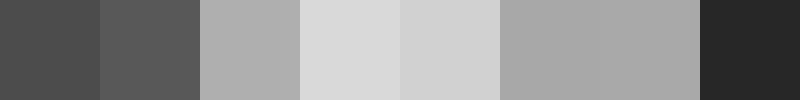
Frame 1 (no input)
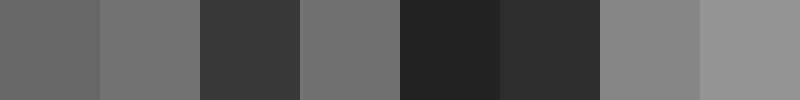
Frame 60 (the mouse pressed at the canvas centre just before this capture)
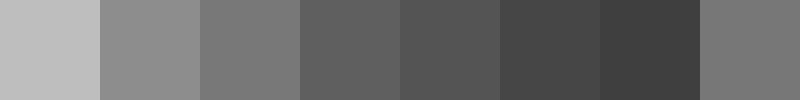
Frame 120 (the mouse held since frame 60 and released just before this capture)

The Processing sketch that drew these frames (run headless with seeded random() and noise(); from frame 60 on, the mouse is pressed at the canvas centre):

// Processing sketch: processing_73795
// ── processing_73795.pde

void setup() {
  size(800, 100);
  background(255);
  noStroke();
  smooth();
}

void draw() {
  float s = random(0, 50);
  for (int i=0;i<width;i=i+100) {
    fill(random(0,255),random(0,255));
    rect(i,0,100,height);
  }
}
